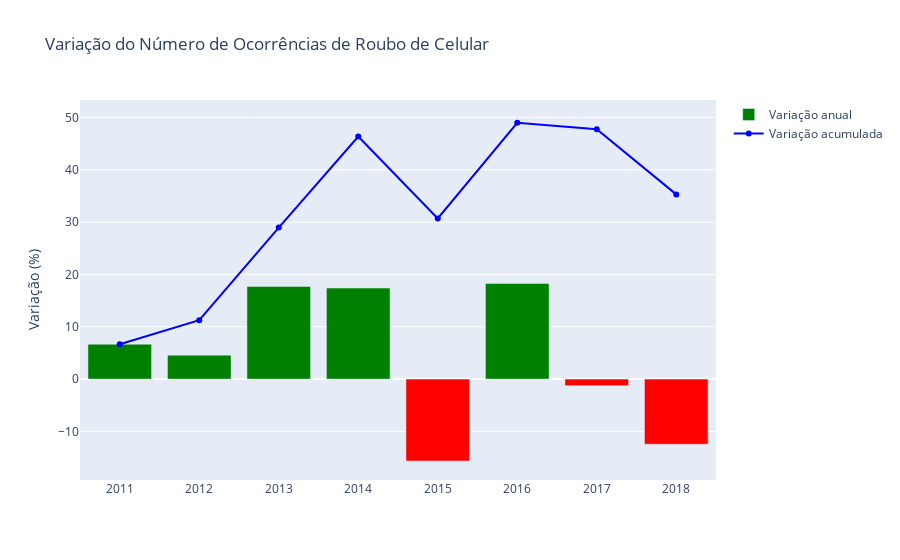

Notebook code cell kept with this figure:
### Code cell
for i in range (0, 8):
    ocorrencias_ano.iloc[i+1, 2] = round((1 - (ocorrencias_ano.iloc[i, 1] / ocorrencias_ano.iloc[i+1, 1])) * 100, 2)
    ocorrencias_ano.iloc[i+1, 3] = round((ocorrencias_ano.iloc[i, 3] + ocorrencias_ano.iloc[i+1, 2]), 2)
    
ocorrencias_ano.VARIACAO = ocorrencias_ano.VARIACAO.astype(str) + ' %'
ocorrencias_ano.VARIACAO_ACUMULADA = ocorrencias_ano.VARIACAO_ACUMULADA.astype(str) + ' %'

data = [
    go.Bar(
        x = ocorrencias_ano.ANO_BO.values[1:],
        y = ocorrencias_ano.VARIACAO.values[1:],
        marker = dict(
          color = ['green', 'green', 'green', 'green', 'red', 'green', 'red', 'red']
        ),
        name = 'Variação anual'
    ), 
    go.Scatter(
        x = ocorrencias_ano.ANO_BO.values[1:], 
        y = ocorrencias_ano.VARIACAO_ACUMULADA.values[1:],
        marker = dict(
          color = 'blue'
        ),        
        name = 'Variação acumulada'
    )
]

layout = dict(
    title='Variação do Número de Ocorrências de Roubo de Celular',
    yaxis=dict(
        title='Variação (%)',
        ),
    )

fig = dict(data=data, layout=layout)
py.iplot(fig)

### Figure 1 — Plotly figure (JSON) as saved in the notebook; plotly's stock layout.template omitted (floating-point values rounded to 4 significant figures)
{"data": [{"marker": {"color": ["green", "green", "green", "green", "red", "green", "red", "red"]}, "name": "Variação anual", "type": "bar", "x": [2011, 2012, 2013, 2014, 2015, 2016, 2017, 2018], "y": ["6.67 %", "4.58 %", "17.71 %", "17.4 %", "-15.65 %", "18.28 %", "-1.25 %", "-12.44 %"]}, {"marker": {"color": "blue"}, "name": "Variação acumulada", "type": "scatter", "x": [2011, 2012, 2013, 2014, 2015, 2016, 2017, 2018], "y": ["6.67 %", "11.25 %", "28.96 %", "46.36 %", "30.71 %", "48.99 %", "47.74 %", "35.3 %"]}], "layout": {"title": {"text": "Variação do Número de Ocorrências de Roubo de Celular"}, "yaxis": {"title": {"text": "Variação (%)"}}}}
